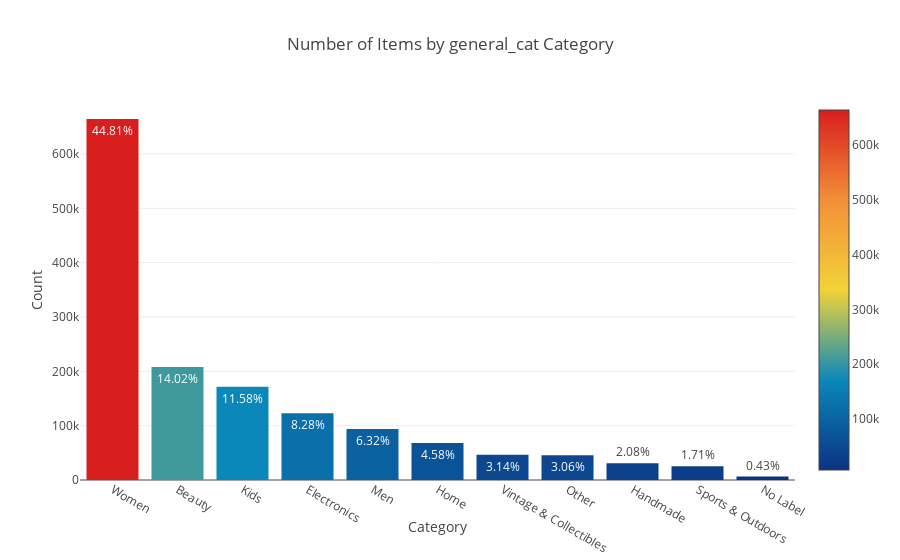
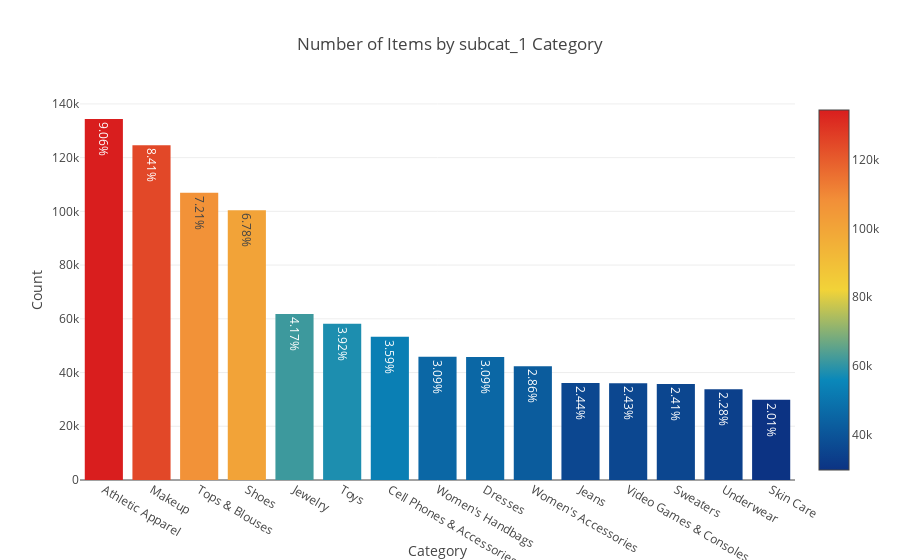
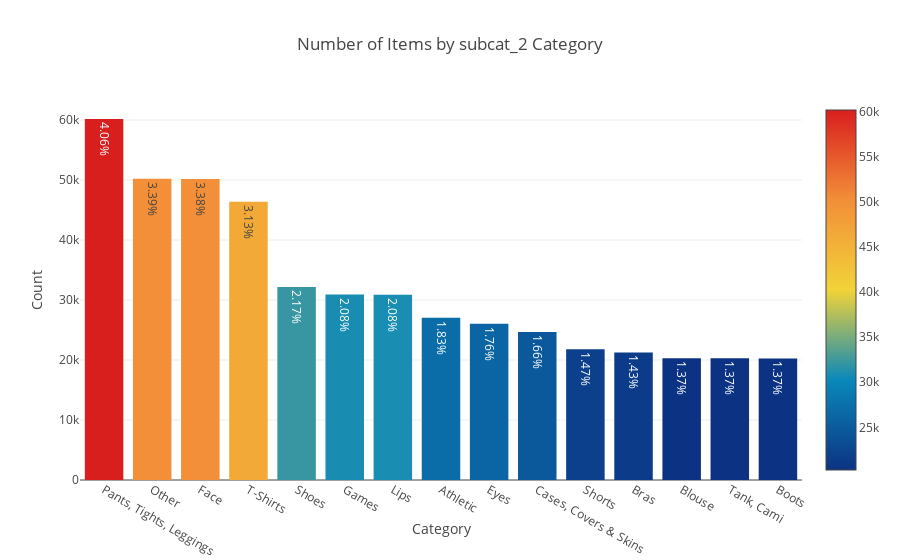

Notebook source saved alongside these figures, in order:
### Code cell
for category in all_category:
    if train[category].nunique() >= 15:
        x = train[category].value_counts().index.values.astype('str')[:15]
        y = train[category].value_counts().values[:15]
    else:
        x = train[category].value_counts().index.values.astype('str')
        y = train[category].value_counts().values

    pct = ['{0:.2f}%'.format(v * 100) for v in (y / len(train))]
    trace1 = go.Bar(x=x, y=y, text=pct,
                   marker=dict(color=y, colorscale='Portland', showscale=True, reversescale=False))
    layout = dict(title='Number of Items by {} Category'.format(category),
                 yaxis=dict(title='Count'),
                 xaxis=dict(title='Category'))
    fig = dict(data=[trace1], layout=layout)
    py.iplot(fig)

### Figure 1 — Plotly figure (JSON) as saved in the notebook; plotly's stock layout.template omitted (floating-point values rounded to 4 significant figures)
{"data": [{"marker": {"color": [664385, 207828, 171689, 122690, 93680, 67871, 46530, 45351, 30842, 25342, 6327], "colorscale": "Portland", "reversescale": false, "showscale": true}, "text": ["44.81%", "14.02%", "11.58%", "8.28%", "6.32%", "4.58%", "3.14%", "3.06%", "2.08%", "1.71%", "0.43%"], "type": "bar", "uid": "b4028995-71b9-4205-bf8f-8540a01eee2f", "x": ["Women", "Beauty", "Kids", "Electronics", "Men", "Home", "Vintage & Collectibles", "Other", "Handmade", "Sports & Outdoors", "No Label"], "y": [664385, 207828, 171689, 122690, 93680, 67871, 46530, 45351, 30842, 25342, 6327]}], "layout": {"title": {"text": "Number of Items by general_cat Category"}, "xaxis": {"title": {"text": "Category"}}, "yaxis": {"title": {"text": "Count"}}}}

### Figure 2 — Plotly figure (JSON) as saved in the notebook; plotly's stock layout.template omitted (floating-point values rounded to 4 significant figures)
{"data": [{"marker": {"color": [134383, 124624, 106960, 100452, 61763, 58158, 53290, 45862, 45758, 42350, 36130, 35971, 35752, 33784, 29838], "colorscale": "Portland", "reversescale": false, "showscale": true}, "text": ["9.06%", "8.41%", "7.21%", "6.78%", "4.17%", "3.92%", "3.59%", "3.09%", "3.09%", "2.86%", "2.44%", "2.43%", "2.41%", "2.28%", "2.01%"], "type": "bar", "uid": "61dbd696-14e3-473c-bf89-1e94607d6966", "x": ["Athletic Apparel", "Makeup", "Tops & Blouses", "Shoes", "Jewelry", "Toys", "Cell Phones & Accessories", "Women's Handbags", "Dresses", "Women's Accessories", "Jeans", "Video Games & Consoles", "Sweaters", "Underwear", "Skin Care"], "y": [134383, 124624, 106960, 100452, 61763, 58158, 53290, 45862, 45758, 42350, 36130, 35971, 35752, 33784, 29838]}], "layout": {"title": {"text": "Number of Items by subcat_1 Category"}, "xaxis": {"title": {"text": "Category"}}, "yaxis": {"title": {"text": "Count"}}}}

### Figure 3 — Plotly figure (JSON) as saved in the notebook; plotly's stock layout.template omitted (floating-point values rounded to 4 significant figures)
{"data": [{"marker": {"color": [60177, 50224, 50171, 46380, 32168, 30906, 30871, 27059, 26038, 24676, 21815, 21274, 20288, 20284, 20270], "colorscale": "Portland", "reversescale": false, "showscale": true}, "text": ["4.06%", "3.39%", "3.38%", "3.13%", "2.17%", "2.08%", "2.08%", "1.83%", "1.76%", "1.66%", "1.47%", "1.43%", "1.37%", "1.37%", "1.37%"], "type": "bar", "uid": "74da41ce-c086-4346-b1e2-9c91e4df1b54", "x": ["Pants, Tights, Leggings", "Other", "Face", "T-Shirts", "Shoes", "Games", "Lips", "Athletic", "Eyes", "Cases, Covers & Skins", "Shorts", "Bras", "Blouse", "Tank, Cami", "Boots"], "y": [60177, 50224, 50171, 46380, 32168, 30906, 30871, 27059, 26038, 24676, 21815, 21274, 20288, 20284, 20270]}], "layout": {"title": {"text": "Number of Items by subcat_2 Category"}, "xaxis": {"title": {"text": "Category"}}, "yaxis": {"title": {"text": "Count"}}}}
